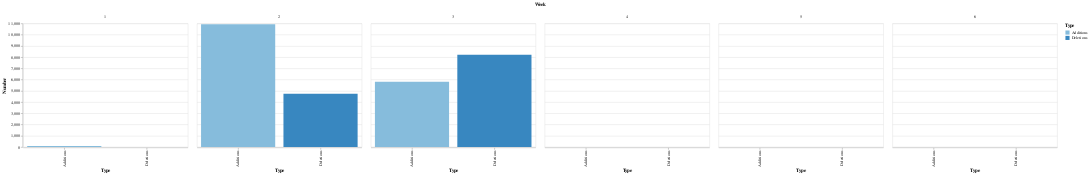

Write notebook code for a chart like this one.
### Code cell
show()

### Figure 1 — Vega-Lite specification as saved in the notebook (floating-point values rounded to 4 significant figures)
{"$schema": "https://vega.github.io/schema/vega-lite/v3.4.0.json", "config": {"mark": {"tooltip": null}, "view": {"height": 300, "width": 400}}, "data": {"name": "data-06495215664cb5fdb343824be38ad0a3"}, "datasets": {"data-06495215664cb5fdb343824be38ad0a3": [{"Number": 90, "Type": "Additions", "Week": 1}, {"Number": 10923, "Type": "Additions", "Week": 2}, {"Number": 5809, "Type": "Additions", "Week": 3}, {"Number": 1, "Type": "Additions", "Week": 4}, {"Number": 0, "Type": "Additions", "Week": 5}, {"Number": 0, "Type": "Additions", "Week": 6}, {"Number": 0, "Type": "Deletions", "Week": 1}, {"Number": 4756, "Type": "Deletions", "Week": 2}, {"Number": 8228, "Type": "Deletions", "Week": 3}, {"Number": 1, "Type": "Deletions", "Week": 4}, {"Number": 0, "Type": "Deletions", "Week": 5}, {"Number": 0, "Type": "Deletions", "Week": 6}]}, "encoding": {"color": {"field": "Type", "type": "ordinal"}, "column": {"field": "Week", "type": "ordinal"}, "x": {"field": "Type", "type": "ordinal"}, "y": {"field": "Number", "type": "quantitative"}}, "mark": "bar"}
